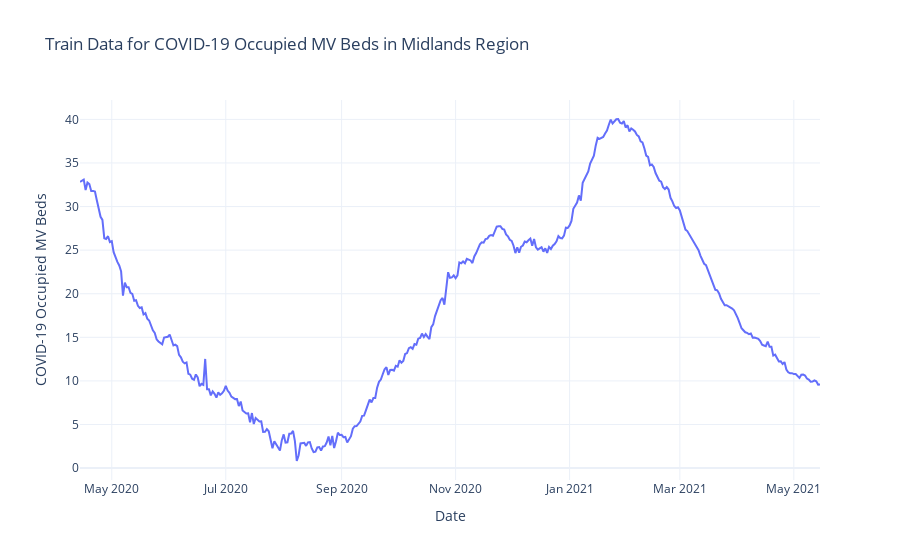

Notebook code for this chart:
### Code cell
# plot the train data
fig = go.Figure()
fig.add_trace(
    go.Scatter(
        x=train.index, y=train["covidOccupiedMVBeds"], mode="lines", name="Train Data"
    )
)
fig.update_layout(
    title="Train Data for COVID-19 Occupied MV Beds in Midlands Region",
    xaxis_title="Date",
    yaxis_title="COVID-19 Occupied MV Beds",
    template="plotly_white",
)
fig.show()

### Figure 1 — Plotly figure (JSON) as saved in the notebook; plotly's stock layout.template omitted (floating-point values rounded to 4 significant figures; data arrays with more than 128 entries replaced by an {"elided": "..."} marker saying what was removed)
{"data": [{"mode": "lines", "name": "Train Data", "type": "scatter", "x": {"elided": "793 str values"}, "y": {"elided": "793 float values"}}], "layout": {"title": {"text": "Train Data for COVID-19 Occupied MV Beds in Midlands Region"}, "xaxis": {"title": {"text": "Date"}}, "yaxis": {"title": {"text": "COVID-19 Occupied MV Beds"}}}}
